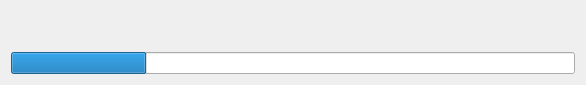
<?xml version="1.0" encoding="UTF-8"?>
<ui version="4.0">
 <class>TaskItemWidget</class>
 <widget class="QWidget" name="TaskItemWidget">
  <property name="geometry">
   <rect>
    <x>0</x>
    <y>0</y>
    <width>586</width>
    <height>85</height>
   </rect>
  </property>
  <property name="windowTitle">
   <string>TaskItemWidget</string>
  </property>
  <layout class="QVBoxLayout" name="verticalLayout">
   <item>
    <layout class="QHBoxLayout" name="horizontalLayout">
     <item>
      <widget class="QLabel" name="name">
       <property name="text">
        <string/>
       </property>
      </widget>
     </item>
     <item>
      <spacer name="horizontalSpacer">
       <property name="orientation">
        <enum>Qt::Horizontal</enum>
       </property>
       <property name="sizeHint" stdset="0">
        <size>
         <width>40</width>
         <height>20</height>
        </size>
       </property>
      </spacer>
     </item>
     <item>
      <widget class="QLabel" name="size">
       <property name="text">
        <string/>
       </property>
      </widget>
     </item>
    </layout>
   </item>
   <item>
    <widget class="QProgressBar" name="progressBar">
     <property name="value">
      <number>24</number>
     </property>
     <property name="textVisible">
      <bool>false</bool>
     </property>
    </widget>
   </item>
   <item>
    <layout class="QHBoxLayout" name="horizontalLayout_2"/>
   </item>
  </layout>
 </widget>
 <layoutdefault spacing="6" margin="11"/>
 <resources/>
 <connections/>
</ui>
